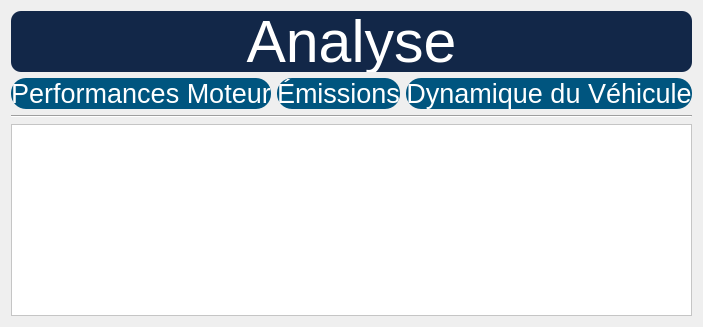
             <widget class="QWidget" name="page_5">
              <layout class="QGridLayout" name="gridLayout_12">
               <item row="0" column="0" colspan="3">
                <widget class="QPushButton" name="pushButton_27">
                 <property name="maximumSize">
                  <size>
                   <width>16777215</width>
                   <height>61</height>
                  </size>
                 </property>
                 <property name="font">
                  <font>
                   <pointsize>44</pointsize>
                  </font>
                 </property>
                 <property name="styleSheet">
                  <string notr="true">

QPushButton {
    border-radius: 10px; 
color: rgb(255, 255, 255);
background-color: rgb(18, 39, 72);

}</string>
                 </property>
                 <property name="text">
                  <string>Analyse</string>
                 </property>
                </widget>
               </item>
               <item row="1" column="0">
                <widget class="QPushButton" name="pushButton_32">
                 <property name="maximumSize">
                  <size>
                   <width>16777215</width>
                   <height>41</height>
                  </size>
                 </property>
                 <property name="font">
                  <font>
                   <pointsize>20</pointsize>
                  </font>
                 </property>
                 <property name="styleSheet">
                  <string notr="true">

QPushButton {
border-radius: 15px; 
color: rgb(255, 255, 255);
background-color: rgb(0, 85, 127);

}</string>
                 </property>
                 <property name="text">
                  <string>Performances Moteur</string>
                 </property>
                </widget>
               </item>
               <item row="1" column="1">
                <widget class="QPushButton" name="pushButton_33">
                 <property name="maximumSize">
                  <size>
                   <width>16777215</width>
                   <height>41</height>
                  </size>
                 </property>
                 <property name="font">
                  <font>
                   <pointsize>20</pointsize>
                  </font>
                 </property>
                 <property name="styleSheet">
                  <string notr="true">

QPushButton {
border-radius: 15px; 
color: rgb(255, 255, 255);
background-color: rgb(0, 85, 127);

}</string>
                 </property>
                 <property name="text">
                  <string>Émissions</string>
                 </property>
                </widget>
               </item>
               <item row="1" column="2">
                <widget class="QPushButton" name="pushButton_34">
                 <property name="maximumSize">
                  <size>
                   <width>16777215</width>
                   <height>41</height>
                  </size>
                 </property>
                 <property name="font">
                  <font>
                   <pointsize>20</pointsize>
                  </font>
                 </property>
                 <property name="styleSheet">
                  <string notr="true">

QPushButton {
border-radius: 15px; 
color: rgb(255, 255, 255);
background-color: rgb(0, 85, 127);

}</string>
                 </property>
                 <property name="text">
                  <string>Dynamique du Véhicule</string>
                 </property>
                </widget>
               </item>
               <item row="2" column="0" colspan="3">
                <widget class="Line" name="line_4">
                 <property name="styleSheet">
                  <string notr="true">
    border-bottom: 2px solid black;
</string>
                 </property>
                 <property name="orientation">
                  <enum>Qt::Horizontal</enum>
                 </property>
                </widget>
               </item>
               <item row="3" column="0" colspan="3">
                <widget class="QChartView" name="graphicsView_2">
                 <property name="styleSheet">
                  <string notr="true">background-color: rgb(255, 255, 255);</string>
                 </property>
                </widget>
               </item>
              </layout>
             </widget>
